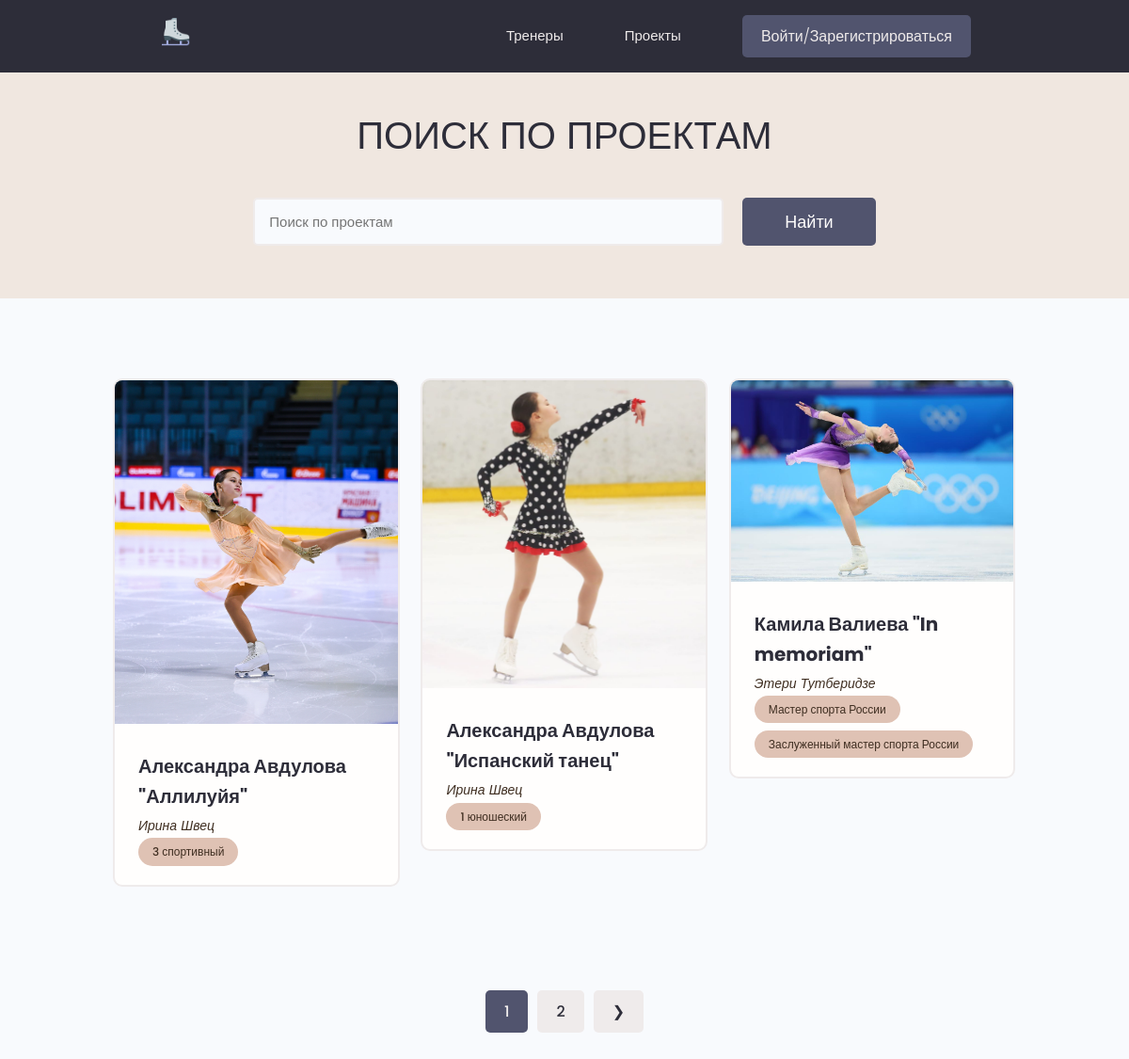
/projects/, run on the app's committed database.
### projects/models.py (models this page shows, shortened)
class Project(models.Model):
    owner = models.ForeignKey(Profile, on_delete=models.SET_NULL, null=True, blank=True)
    title = models.CharField(max_length=200)
    description = models.TextField(null=True, blank=True)
    featured_image = models.ImageField(null=True, blank=True, upload_to="projects/%Y/%m/%d/", default="default.jpg")
    demo_link = models.CharField(max_length=2000, null=True, blank=True)
    source_link = models.CharField(max_length=2000, null=True, blank=True)
    tags = models.ManyToManyField('Tag', blank=True)
    created = models.DateTimeField(auto_now_add=True)

class Tag(models.Model):
    name = models.CharField(max_length=200)
    created = models.DateTimeField(auto_now_add=True)
    def __str__(self):
        return self.name

### users/models.py (models this page shows, shortened)
class Profile(models.Model):
    user = models.OneToOneField(User, on_delete=models.CASCADE, null=True, blank=True)
    name = models.CharField(max_length=200, null=True, blank=True)
    email = models.EmailField(max_length=500, null=True, blank=True)
    username = models.CharField(max_length=200, null=True, blank=True)
    short_info = models.CharField(max_length=200, null=True, blank=True)
    bio = models.TextField(null=True, blank=True)
    profile_image = models.ImageField(null=True, blank=True, upload_to='profiles/', default='profiles/user-default.png')
    social_youtube = models.CharField(max_length=200, null=True, blank=True)
    social_website = models.CharField(max_length=200, null=True, blank=True)
    created = models.DateTimeField(auto_now_add=True)

### projects/views.py (the view)
# urls.py: path("", views.projects, name="projects"),
def projects(request):
    pr, search_query = search_project(request)
    page = request.GET.get('page')
    results = 3
    paginator = Paginator(pr, results)
    try:
        pr = paginator.page(page)
    except PageNotAnInteger:
        page = 1
        pr = paginator.page(page)
    except EmptyPage:
        page = paginator.num_pages
        pr = paginator.page(page)
    left_index = int(page) - 4
    if left_index < 1:
        left_index = 1
    right_index = int(page) + 5
    if right_index > paginator.num_pages:
        right_index = paginator.num_pages + 1
    custom_range = range(left_index, right_index)
    context = {
        'projects': pr,
        'search_query': search_query,
        "paginator": paginator,
        "custom_range": custom_range
    }
    return render(request, "projects/projects.html", context)

### projects/utils.py (called while the page is built)
def search_project(request):
    search_query = ""
    if request.GET.get('search_query'):
        search_query = request.GET.get('search_query')
    tags = Tag.objects.filter(name__icontains=search_query)
    projects = Project.objects.distinct().filter(Q(title__icontains=search_query) |
                                                 Q(description__icontains=search_query) |
                                                 Q(tags__in=tags)
                                                 )
    return projects, search_query

### projects/templates/projects/projects.html (shortened to what this page needs)
{% extends 'projects/base.html' %}
{% block content %}
<main class="projects">
    <section class="hero-section text-center">
        <div class="container container--narrow">
            <div class="hero-section__box">
                <h2>Поиск по проектам</h2>
            </div>
            <div class="hero-section__search">
                <form class="form" action="{% url 'projects' %}" method="get">
                    <div class="form__field">
                        <input class="input input--text" id="formInput#search" type="text" name="search_query"
                               value="{{ search_query }}"
                               placeholder="Поиск по проектам"/>
                    </div>
                    <input class="btn btn--sub btn--lg" type="submit" value="Найти"/>
                </form>
            </div>
        </div>
    </section>
    <section class="projectsList">
        <div class="container">
            <div class="grid grid--three">
                {% for project in projects %}
                <div class="column">
                    <div class="card project">
                        <a href="{% url 'project' project.id %}" class="project">
                            <img class="project__thumbnail" src="{{ project.featured_image.url }}"
                                 alt="project thumbnail"/>
                            <div class="card__body">
                                <h3 class="project__title">{{ project.title }}</h3>
                                <p><a class="project__author" href="{% url 'user_profile' project.owner.id %}">
                                    {{ project.owner.name }}</a></p>
                                <div class="project__tags">
                                    {% for tag in project.tags.all %}
                                    <span class="tag tag--pill tag--main">
                                        <small>{{ tag }}</small>
                                    </span>
                                    {% endfor %}
                                </div>
                            </div>
                        </a>
                    </div>
                </div>
                {% endfor %}
            </div>
        </div>
    </section>
    {% if projects.has_other_pages %}
    <div class="pagination">
        <ul class="container">
            {% for page in custom_range %}
            {% if page == projects.number %}
            <li><a href="?page={{page}}" class="btn page-link btn--sub">{{ page }}</a></li>
            {% else %}
            <li><a href="?page={{page}}" class="btn page-link">{{ page }}</a></li>
            {% endif %}
            {% endfor %}
            {% if projects.has_next %}
            <li><a href="?page={{ projects.next_page_number }}" class="btn page-link">&#10095;</a></li>
            {% endif %}
        </ul>
    </div>
    {% endif %}
</main>
{% endblock %}

### projects/static/styles/app.css (style rules this page uses)
:root { --color-sub: #2d2d39; }
.btn--sub { background-color: var(--color-sub-light); }
.card { border: 2px solid var(--color-light); }
img { width: 100%; }
.hero-section { height: 40vh; display: flex; align-items: center; background-color: var(--color-sub); }
.hero-section__box { margin-bottom: 4rem; }
.hero-section__box > h2, .hero-section__box > h2 > span { font-size: 4rem; color: var(--color-light); line-height: 1.3; text-transform: uppercase; }
.hero-section__box > h2 { font-weight: 300; }
.hero-section__search > .form { display: flex; align-items: center; justify-content: center; gap: 2rem; }
.hero-section__search > .form input.input--text { width: 50rem; }
.pagination { margin-top: 8rem; margin-bottom: 10rem; }
.pagination > ul { flex-wrap: wrap; list-style: none; display: flex; align-items: center; justify-content: center; gap: 1rem; }
.pagination .btn { color: var(--color-sub); }
.pagination .btn.btn--sub { color: var(--color-light); }
.project__author { font-size: 1.4rem; font-style: italic; }
.projects > .hero-section { background: var(--color-sub-lighter); height: 30vh; }
.projects .hero-section__box { margin-bottom: 2.5rem; }
.projects .hero-section__box > h2 { color: var(--color-sub); }
.projectsList { margin-top: 8rem; }
.project__thumbnail { object-fit: cover; object-position: top center; width: 100%; }
.project__title { font-size: 2rem; font-weight: 700; color: var(--color-sub); }

### projects/static/uikit/styles/modules/_variables.css (style rules this page uses)
:root { --color-main: #3f2e21; --color-main-light: #dfc2b4; --color-sub: #2d2d39; --color-sub-light: #51546e; --color-sub-lighter: #f0e7e0; --color-text: #737373; --color-gray: #8b8b8b; --color-light: #efebeb; --color-light-gray: #767676; --color-bg: #f8fafd; --color-white: #fffefd; --color-white-light: #f3f3f3; --color-success: #359e64; --color-success-bg: #def8e8; --color-error: #fc4b0b; --color-error-bg: #fff2ee; --font-base: 'Poppins', arial, helvetica, 'Segoe UI', roboto, ubuntu, sans-serif; --font-monospace: 'Fira Code', 'Courier New', courier, monospace; --font-regular: 300; --font-medium: 500; --font-bold: 700; --generic-shadow: 1px 1px 5px #00000010; --generic-transition: all 0.3s ease-in-out; }

### projects/static/uikit/styles/modules/_base.css (style rules this page uses)
* { margin: 0; padding: 0; box-sizing: border-box; text-rendering: optimizeLegibility; color: inherit; font-size: inherit; }
html { font-size: 50%; }
@media only screen and (min-width: 480px) { html { font-size: 56.25%; } }
@media only screen and (min-width: 1200px) { html { font-size: 62.5%; } }
body { line-height: 1.6; font-weight: 400; font-size: 1.5rem; color: var(--color-text); background-color: var(--color-bg); min-height: 100vh; }

### projects/static/uikit/styles/modules/_typography.css (style rules this page uses)
* { font-family: var(--font-base); }
h2 { font-size: 3.6rem; font-weight: var(--font-bold); }
h3 { font-size: 3.2rem; font-weight: var(--font-medium); }
p, span, strong { font-size: 1.6rem; color: var(--color-text); font-weight: var(--font-regular); }
a { padding-bottom: 2px; text-decoration: none; display: inline-block; color: var(--color-main); font-weight: var(--font-medium); }

### projects/static/uikit/styles/modules/_utilities.css (style rules this page uses)
.container { width: 92%; max-width: 165rem; margin: 0 auto; box-sizing: border-box; }
.container--narrow { width: 92%; max-width: 120rem; }
@media screen and (min-width: 1000px) { .container { width: 90%; } }
@media screen and (min-width: 1000px) { .container--narrow { width: 85%; } }
@media screen and (min-width: 1200px) { .container { width: 80%; } }
@media screen and (min-width: 1200px) { .container--narrow { width: 72%; } }
.text-center { text-align: center; }

### projects/static/uikit/styles/modules/_button.css (style rules this page uses)
.btn { display: inline-block; position: relative; cursor: pointer; background-color: var(--color-light); font-weight: var(--font-medium); color: var(--color-sub); text-decoration: none; padding: 1rem 2rem; border-radius: 0.5rem; border: none; width: -webkit-fit-content; width: -moz-fit-content; width: fit-content; height: -webkit-fit-content; height: -moz-fit-content; height: fit-content; font-size: 1.6rem; outline-width: 0; outline-color: transparent; -webkit-backface-visibility: hidden; backface-visibility: hidden; transition: all 0.3s ease-in-out; }
.btn--sub { background-color: var(--color-sub); color: var(--color-white); }
.btn--lg { font-size: 1.8rem; padding: 1.2rem 4.5rem; }

### projects/static/uikit/styles/modules/_card.css (style rules this page uses)
.card { border-radius: 1rem; background-color: var(--color-white); border: 1.5px solid var(--color-light); width: auto; height: auto; margin-top: 0.5rem; margin-bottom: 0.5rem; overflow: hidden; }
.card__body, .card__header { padding: 2rem 2.5rem; }

### data on the page
Project: featured_image (picture), title "Александра Авдулова \"Аллилуйя\"", owner.name "Ирина Швец"
Tag: name "3 спортивный"
Project: featured_image (picture), title "Александра Авдулова \"Испанский танец\"", owner.name "Ирина Швец"
Tag: name "1 юношеский"
Project: featured_image (picture), title "Камила Валиева \"In memoriam\"", owner.name "Этери Тутберидзе"
Tag: name "Мастер спорта России"
Tag: name "Заслуженный мастер спорта России"

### other printed values
{{ page }} "1"
{{ page }} "2"
